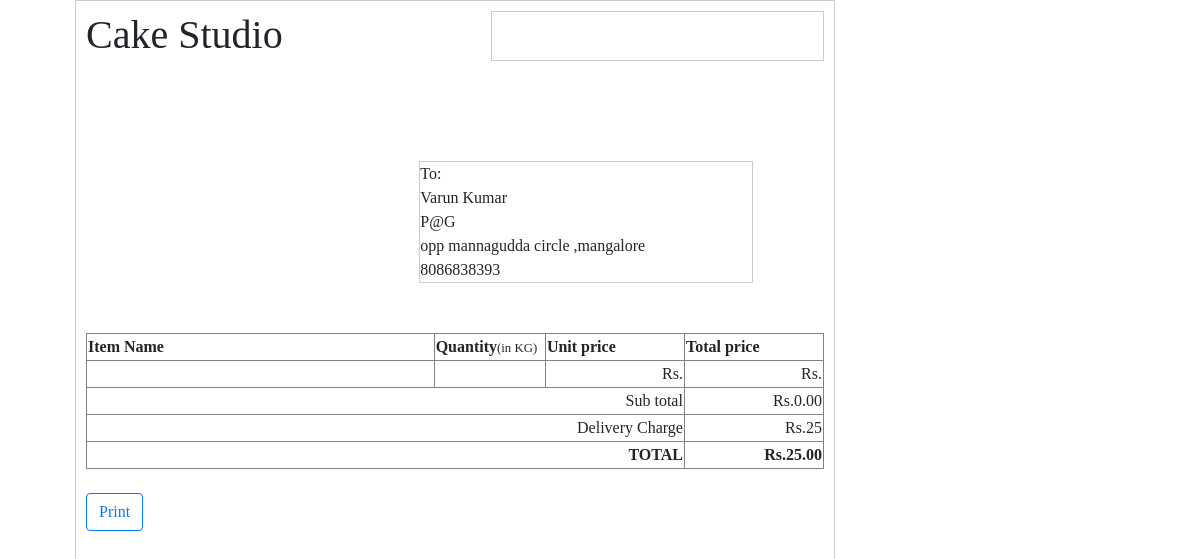
Screenshot of /invoice.php (signed in) with the database file from the repository.
### tables this page shows
CREATE TABLE `users` (
  `id` int(11) NOT NULL,
  `uname` varchar(191) NOT NULL,
  `email` varchar(191) NOT NULL,
  `passwd` varchar(255) NOT NULL,
  `phno` bigint(11) NOT NULL,
  `addr` varchar(255) NOT NULL,
  `created_at` timestamp NOT NULL DEFAULT current_timestamp(),
  `status` int(2) NOT NULL DEFAULT 1
);

### config/invoiceconfig.php (called while the page is built, shortened)
<?php
require('connect.php');
$id=$_COOKIE['user'];
$oid=$_GET['iid'];
$userquer="SELECT * FROM users WHERE id='$id'";
$userres=mysqli_query($conn,$userquer);
$userdet=mysqli_fetch_assoc($userres);
$orderquer="SELECT * FROM orders WHERE id='$oid'";
$orderres=mysqli_query($conn,$orderquer);
$orderdet=mysqli_fetch_assoc($orderres);
$bid=$orderdet['bill_id'];
$billquer="SELECT * FROM bills WHERE id='$bid'";
$billres=mysqli_query($conn,$billquer);
$billdet=mysqli_fetch_assoc($billres);
?>

### invoice.php (the view, shortened to what this page needs)
<?php
require("config/invoiceconfig.php");
?>
<!DOCTYPE html>
<html lang="en">
 <head>
    <link rel="stylesheet" href="https://stackpath.bootstrapcdn.com/bootstrap/4.4.1/css/bootstrap.min.css">
    <link rel="stylesheet" href="bootstrap.css" >
	</head>
	<body>
  <div class="container float-right">
	<div class="invoice">
		<div class="company-address">
			<h1> Cake Studio </h1>
		</div>
		<div class="invoice-details">
			<br />
			<br />
		</div>
		<div class="customer-address">
			To:
			<br />
			<?php echo $userdet['uname']; ?>
			<br />
			<?php echo $userdet['email']; ?>
			<br />
			<?php echo $userdet['addr']; ?>
			<br />
      <?php echo $userdet['phno']; ?>
      <br />
		</div>
			<table border='1' cellspacing='0'>
				<tr>
					<th width=250>Item Name</th>
					<th width=80>Quantity<small>(in KG)</small></th>
					<th width=100>Unit price</th>
					<th width=100>Total price</th>
				</tr>
			<?php
					echo("<tr>");
					echo("<td>{$itemdet['name']}</td>");
					echo("<td class='text-center'>{$orderdet['quantity']}</td>");
					echo("<td class='text-right'>Rs.{$itemdet['price']}</td>");
					echo("<td class='text-right'>Rs.{$billdet['totalprice']}</td>");
					echo("</tr>");
			echo("<tr>");
			echo("<td colspan='3' class='text-right'>Sub total</td>");
			echo("<td class='text-right'>Rs." . number_format($billdet['totalprice'],2) . "</td>");
			echo("</tr>");
			echo("<tr>");
			echo("<td colspan='3' class='text-right'>Delivery Charge</td>");
			echo("<td class='text-right'>Rs.25</td>");
			echo("</tr>");
			echo("<tr>");
			echo("<td colspan='3' class='text-right'><b>TOTAL</b></td>");
			echo("<td class='text-right'><b>Rs." . number_format(($billdet['totalprice']+25),2) . "</b></td>");
      echo("</tr>");
			?>
			</table>
      <br>
      <a class="btn btn-outline-primary" href="javascript:window.print()">Print</a>
		</div>
    </div>
	</body>
</html>

### invoice.php (style rules this page uses)
body { font-family: Verdana; }
div.invoice { border:1px solid #ccc; padding:10px; height:740pt; width:570pt; }
div.company-address { float:left; width:250pt; }
div.invoice-details { border:1px solid #ccc; float:right; width:250pt; }
div.customer-address { border:1px solid #ccc; float:left; margin-bottom:50px; margin-top:100px; width:250pt; }
table { width:100%; }
th { text-align: left; }
.text-center { text-align:center; }
.text-right { text-align:right; }

### rows the page displays
users: uname "Varun Kumar", email "P@G", addr "opp mannagudda circle ,mangalore", phno "8086838393"

### other values shown
$billdet['totalprice'] "0.00"
$billdet['totalprice']+25 "25.00"
